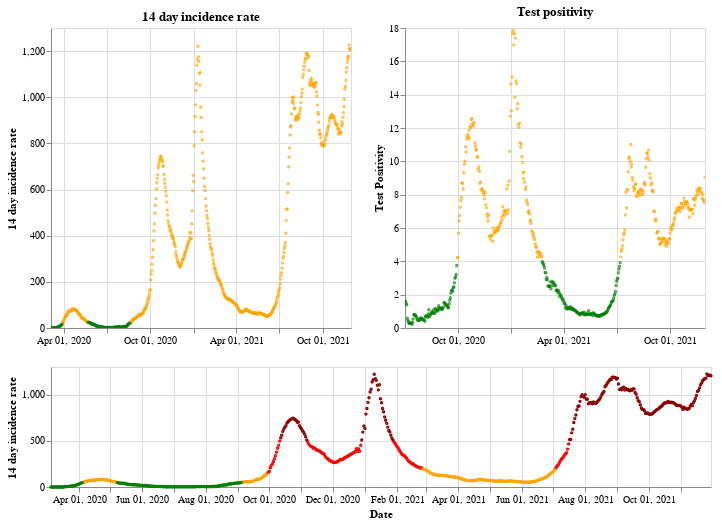

The notebook cell saved with this chart:
### Markdown cell above
## Northern Ireland

### Code cell
plot_traffic_light('Northern Ireland')

### Figure 1 — Vega-Lite specification as saved in the notebook (floating-point values rounded to 4 significant figures; data arrays with more than 128 entries replaced by an {"elided": "..."} marker saying what was removed)
{"config": {"view": {"continuousWidth": 400, "continuousHeight": 300}}, "vconcat": [{"hconcat": [{"mark": {"type": "point", "size": 2}, "encoding": {"color": {"condition": {"value": "green", "test": "(datum.twoWeeklyCasesRate <= 25)"}, "value": "orange"}, "tooltip": [{"type": "nominal", "field": "areaName"}, {"type": "temporal", "field": "date"}, {"type": "quantitative", "field": "twoWeeklyCasesRate"}, {"type": "quantitative", "field": "testPositivity"}], "x": {"type": "temporal", "axis": {"title": ""}, "field": "date", "scale": {"domain": {"selection": "DateBrush"}}, "timeUnit": "yearmonthdate"}, "y": {"type": "quantitative", "axis": {"title": "14 day incidence rate"}, "field": "twoWeeklyCasesRate"}}, "title": "14 day incidence rate", "width": 300}, {"mark": {"type": "point", "size": 2}, "encoding": {"color": {"condition": {"value": "green", "test": "(datum.testPositivity <= 4)"}, "value": "orange"}, "tooltip": [{"type": "nominal", "field": "areaName"}, {"type": "temporal", "field": "date"}, {"type": "quantitative", "field": "twoWeeklyCasesRate"}, {"type": "quantitative", "field": "testPositivity"}], "x": {"type": "temporal", "axis": {"title": ""}, "field": "date", "scale": {"domain": {"selection": "DateBrush"}}, "timeUnit": "yearmonthdate"}, "y": {"type": "quantitative", "axis": {"title": "Test Positivity"}, "field": "testPositivity"}}, "title": "Test positivity", "width": 300}]}, {"layer": [{"mark": {"type": "point", "size": 2}, "encoding": {"color": {"condition": {"value": "orange", "test": "(((datum.testPositivity < 4) && (datum.twoWeeklyCasesRate >= 50)) && (datum.twoWeeklyCasesRate < 200))"}, "value": "red"}, "opacity": {"condition": {"value": 1, "test": "((datum.twoWeeklyCasesRate >= 50) && (datum.twoWeeklyCasesRate < 500))"}, "value": 0}, "tooltip": [{"type": "nominal", "field": "areaName"}, {"type": "temporal", "field": "date"}, {"type": "quantitative", "field": "twoWeeklyCasesRate"}, {"type": "quantitative", "field": "testPositivity"}], "x": {"type": "temporal", "axis": {"title": "Date"}, "field": "date", "timeUnit": "yearmonthdate"}, "y": {"type": "quantitative", "axis": {"title": "14 day incidence rate"}, "field": "twoWeeklyCasesRate"}}, "selection": {"DateBrush": {"type": "interval", "encodings": ["x"], "fields": ["Time"]}}}, {"mark": {"type": "point", "size": 2}, "encoding": {"color": {"value": "darkred"}, "opacity": {"condition": {"value": 1, "test": "(datum.twoWeeklyCasesRate >= 500)"}, "value": 0}, "tooltip": [{"type": "nominal", "field": "areaName"}, {"type": "temporal", "field": "date"}, {"type": "quantitative", "field": "twoWeeklyCasesRate"}, {"type": "quantitative", "field": "testPositivity"}], "x": {"type": "temporal", "axis": {"title": "Date"}, "field": "date", "timeUnit": "yearmonthdate"}, "y": {"type": "quantitative", "axis": {"title": "14 day incidence rate"}, "field": "twoWeeklyCasesRate"}}}, {"mark": {"type": "point", "size": 2}, "encoding": {"color": {"condition": {"value": "green", "test": "((datum.testPositivity < 4) && (datum.twoWeeklyCasesRate < 50))"}, "value": "orange"}, "opacity": {"condition": {"value": 1, "test": "(datum.twoWeeklyCasesRate < 50)"}, "value": 0}, "tooltip": [{"type": "nominal", "field": "areaName"}, {"type": "temporal", "field": "date"}, {"type": "quantitative", "field": "twoWeeklyCasesRate"}, {"type": "quantitative", "field": "testPositivity"}], "x": {"type": "temporal", "axis": {"title": "Date"}, "field": "date", "timeUnit": "yearmonthdate"}, "y": {"type": "quantitative", "axis": {"title": "14 day incidence rate"}, "field": "twoWeeklyCasesRate"}}}], "height": 120, "width": 660}], "data": {"name": "data-c3e94f2fba7c28601b2d31b5807c1565"}, "$schema": "https://vega.github.io/schema/vega-lite/v4.8.1.json", "datasets": {"data-c3e94f2fba7c28601b2d31b5807c1565": {"elided": "636 records"}}}
